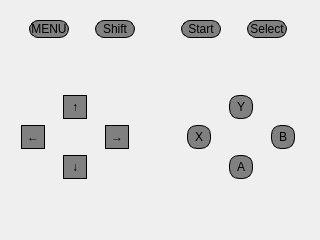
<?xml version="1.0" encoding="UTF-8"?>
<ui version="4.0">
 <class>MainWindow</class>
 <widget class="QMainWindow" name="MainWindow">
  <property name="geometry">
   <rect>
    <x>0</x>
    <y>0</y>
    <width>320</width>
    <height>240</height>
   </rect>
  </property>
  <property name="sizePolicy">
   <sizepolicy hsizetype="Fixed" vsizetype="Fixed">
    <horstretch>0</horstretch>
    <verstretch>0</verstretch>
   </sizepolicy>
  </property>
  <property name="minimumSize">
   <size>
    <width>320</width>
    <height>240</height>
   </size>
  </property>
  <property name="maximumSize">
   <size>
    <width>320</width>
    <height>240</height>
   </size>
  </property>
  <property name="focusPolicy">
   <enum>Qt::StrongFocus</enum>
  </property>
  <property name="windowTitle">
   <string>MainWindow</string>
  </property>
  <widget class="QWidget" name="centralwidget">
   <layout class="QVBoxLayout" name="verticalLayout">
    <item>
     <layout class="QHBoxLayout" name="menuLayout">
      <item>
       <widget class="QPushButton" name="pbMenu">
        <property name="sizePolicy">
         <sizepolicy hsizetype="Fixed" vsizetype="Fixed">
          <horstretch>0</horstretch>
          <verstretch>0</verstretch>
         </sizepolicy>
        </property>
        <property name="minimumSize">
         <size>
          <width>0</width>
          <height>18</height>
         </size>
        </property>
        <property name="maximumSize">
         <size>
          <width>40</width>
          <height>18</height>
         </size>
        </property>
        <property name="styleSheet">
         <string notr="true">QPushButton {
    background-color: grey;
    border-style: outset;
    border-width: 1px;
    border-radius: 9px;
    border-color: black;
    padding: 1px;
}
QPushButton:checked {
	background-color: rgb(58, 58, 58);
}
</string>
        </property>
        <property name="text">
         <string>MENU</string>
        </property>
        <property name="checkable">
         <bool>true</bool>
        </property>
       </widget>
      </item>
      <item>
       <widget class="QPushButton" name="pbShift">
        <property name="sizePolicy">
         <sizepolicy hsizetype="Fixed" vsizetype="Fixed">
          <horstretch>0</horstretch>
          <verstretch>0</verstretch>
         </sizepolicy>
        </property>
        <property name="minimumSize">
         <size>
          <width>0</width>
          <height>18</height>
         </size>
        </property>
        <property name="maximumSize">
         <size>
          <width>40</width>
          <height>18</height>
         </size>
        </property>
        <property name="styleSheet">
         <string notr="true">QPushButton {
    background-color: grey;
    border-style: outset;
    border-width: 1px;
    border-radius: 9px;
    border-color: black;
    padding: 1px;
}
QPushButton:checked {
	background-color: rgb(58, 58, 58);
}
</string>
        </property>
        <property name="text">
         <string>Shift</string>
        </property>
        <property name="checkable">
         <bool>true</bool>
        </property>
       </widget>
      </item>
      <item>
       <spacer name="horizontalSpacer_3">
        <property name="orientation">
         <enum>Qt::Horizontal</enum>
        </property>
        <property name="sizeType">
         <enum>QSizePolicy::Fixed</enum>
        </property>
        <property name="sizeHint" stdset="0">
         <size>
          <width>20</width>
          <height>20</height>
         </size>
        </property>
       </spacer>
      </item>
      <item>
       <widget class="QPushButton" name="pbStart">
        <property name="sizePolicy">
         <sizepolicy hsizetype="Fixed" vsizetype="Fixed">
          <horstretch>0</horstretch>
          <verstretch>0</verstretch>
         </sizepolicy>
        </property>
        <property name="minimumSize">
         <size>
          <width>0</width>
          <height>18</height>
         </size>
        </property>
        <property name="maximumSize">
         <size>
          <width>40</width>
          <height>18</height>
         </size>
        </property>
        <property name="styleSheet">
         <string notr="true">QPushButton {
    background-color: grey;
    border-style: outset;
    border-width: 1px;
    border-radius: 9px;
    border-color: black;
    padding: 1px;
}
QPushButton:checked {
	background-color: rgb(58, 58, 58);
}
</string>
        </property>
        <property name="text">
         <string>Start</string>
        </property>
        <property name="checkable">
         <bool>true</bool>
        </property>
       </widget>
      </item>
      <item>
       <widget class="QPushButton" name="pbSelect">
        <property name="sizePolicy">
         <sizepolicy hsizetype="Fixed" vsizetype="Fixed">
          <horstretch>0</horstretch>
          <verstretch>0</verstretch>
         </sizepolicy>
        </property>
        <property name="minimumSize">
         <size>
          <width>0</width>
          <height>18</height>
         </size>
        </property>
        <property name="maximumSize">
         <size>
          <width>40</width>
          <height>18</height>
         </size>
        </property>
        <property name="styleSheet">
         <string notr="true">QPushButton {
    background-color: grey;
    border-style: outset;
    border-width: 1px;
    border-radius: 9px;
    border-color: black;
    padding: 1px;
}
QPushButton:checked {
	background-color: rgb(58, 58, 58);
}
</string>
        </property>
        <property name="text">
         <string>Select</string>
        </property>
        <property name="checkable">
         <bool>true</bool>
        </property>
       </widget>
      </item>
     </layout>
    </item>
    <item>
     <layout class="QGridLayout" name="padLayout">
      <item row="2" column="6">
       <widget class="QPushButton" name="pbB">
        <property name="sizePolicy">
         <sizepolicy hsizetype="Fixed" vsizetype="Fixed">
          <horstretch>0</horstretch>
          <verstretch>0</verstretch>
         </sizepolicy>
        </property>
        <property name="minimumSize">
         <size>
          <width>22</width>
          <height>24</height>
         </size>
        </property>
        <property name="maximumSize">
         <size>
          <width>24</width>
          <height>24</height>
         </size>
        </property>
        <property name="styleSheet">
         <string notr="true">QPushButton {
    background-color: grey;
    border-style: outset;
    border-width: 1px;
    border-radius: 10px;
    border-color: black;
    min-width: 1.5em;
    padding:4 px;
}
QPushButton:checked {
	background-color: rgb(58, 58, 58);
}</string>
        </property>
        <property name="text">
         <string>B</string>
        </property>
        <property name="checkable">
         <bool>true</bool>
        </property>
       </widget>
      </item>
      <item row="2" column="2">
       <widget class="QPushButton" name="pbRight">
        <property name="sizePolicy">
         <sizepolicy hsizetype="Fixed" vsizetype="Fixed">
          <horstretch>0</horstretch>
          <verstretch>0</verstretch>
         </sizepolicy>
        </property>
        <property name="minimumSize">
         <size>
          <width>24</width>
          <height>24</height>
         </size>
        </property>
        <property name="maximumSize">
         <size>
          <width>24</width>
          <height>24</height>
         </size>
        </property>
        <property name="styleSheet">
         <string notr="true">QPushButton {
    background-color: grey;
	border-color: black;
   border-style: outset;
   border-width: 1px;
}
QPushButton:checked {
	background-color: rgb(58, 58, 58);
}
</string>
        </property>
        <property name="text">
         <string>→</string>
        </property>
        <property name="checkable">
         <bool>true</bool>
        </property>
       </widget>
      </item>
      <item row="3" column="1">
       <widget class="QPushButton" name="pbDown">
        <property name="sizePolicy">
         <sizepolicy hsizetype="Fixed" vsizetype="Fixed">
          <horstretch>0</horstretch>
          <verstretch>0</verstretch>
         </sizepolicy>
        </property>
        <property name="minimumSize">
         <size>
          <width>24</width>
          <height>24</height>
         </size>
        </property>
        <property name="maximumSize">
         <size>
          <width>24</width>
          <height>24</height>
         </size>
        </property>
        <property name="styleSheet">
         <string notr="true">QPushButton {
    background-color: grey;
	border-color: black;
   border-style: outset;
   border-width: 1px;
}
QPushButton:checked {
	background-color: rgb(58, 58, 58);
}
</string>
        </property>
        <property name="text">
         <string>↓</string>
        </property>
        <property name="checkable">
         <bool>true</bool>
        </property>
       </widget>
      </item>
      <item row="3" column="5">
       <widget class="QPushButton" name="pbA">
        <property name="sizePolicy">
         <sizepolicy hsizetype="Fixed" vsizetype="Fixed">
          <horstretch>0</horstretch>
          <verstretch>0</verstretch>
         </sizepolicy>
        </property>
        <property name="minimumSize">
         <size>
          <width>22</width>
          <height>24</height>
         </size>
        </property>
        <property name="maximumSize">
         <size>
          <width>24</width>
          <height>24</height>
         </size>
        </property>
        <property name="styleSheet">
         <string notr="true">QPushButton {
    background-color: grey;
    border-style: outset;
    border-width: 1px;
    border-radius: 10px;
    border-color: black;
    min-width: 1.5em;
    padding:4 px;
}
QPushButton:checked {
	background-color: rgb(58, 58, 58);
}</string>
        </property>
        <property name="text">
         <string>A</string>
        </property>
        <property name="checkable">
         <bool>true</bool>
        </property>
       </widget>
      </item>
      <item row="1" column="1">
       <widget class="QPushButton" name="pbUp">
        <property name="sizePolicy">
         <sizepolicy hsizetype="Fixed" vsizetype="Fixed">
          <horstretch>0</horstretch>
          <verstretch>0</verstretch>
         </sizepolicy>
        </property>
        <property name="minimumSize">
         <size>
          <width>24</width>
          <height>24</height>
         </size>
        </property>
        <property name="maximumSize">
         <size>
          <width>24</width>
          <height>24</height>
         </size>
        </property>
        <property name="styleSheet">
         <string notr="true">QPushButton {
    background-color: grey;
	border-color: black;
   border-style: outset;
   border-width: 1px;
}
QPushButton:checked {
	background-color: rgb(58, 58, 58);
}
</string>
        </property>
        <property name="text">
         <string>↑</string>
        </property>
        <property name="checkable">
         <bool>true</bool>
        </property>
        <property name="checked">
         <bool>false</bool>
        </property>
       </widget>
      </item>
      <item row="1" column="5">
       <widget class="QPushButton" name="pbY">
        <property name="sizePolicy">
         <sizepolicy hsizetype="Fixed" vsizetype="Fixed">
          <horstretch>0</horstretch>
          <verstretch>0</verstretch>
         </sizepolicy>
        </property>
        <property name="minimumSize">
         <size>
          <width>22</width>
          <height>24</height>
         </size>
        </property>
        <property name="maximumSize">
         <size>
          <width>24</width>
          <height>24</height>
         </size>
        </property>
        <property name="styleSheet">
         <string notr="true">QPushButton {
    background-color: grey;
    border-style: outset;
    border-width: 1px;
    border-radius: 10px;
    border-color: black;
    min-width: 1.5em;
    padding:4 px;
}
QPushButton:checked {
	background-color: rgb(58, 58, 58);
}</string>
        </property>
        <property name="text">
         <string>Y</string>
        </property>
        <property name="checkable">
         <bool>true</bool>
        </property>
       </widget>
      </item>
      <item row="3" column="3">
       <spacer name="horizontalSpacer">
        <property name="orientation">
         <enum>Qt::Horizontal</enum>
        </property>
        <property name="sizeType">
         <enum>QSizePolicy::Fixed</enum>
        </property>
        <property name="sizeHint" stdset="0">
         <size>
          <width>40</width>
          <height>20</height>
         </size>
        </property>
       </spacer>
      </item>
      <item row="0" column="3">
       <spacer name="verticalSpacer_2">
        <property name="orientation">
         <enum>Qt::Vertical</enum>
        </property>
        <property name="sizeType">
         <enum>QSizePolicy::Fixed</enum>
        </property>
        <property name="sizeHint" stdset="0">
         <size>
          <width>20</width>
          <height>40</height>
         </size>
        </property>
       </spacer>
      </item>
      <item row="2" column="0">
       <widget class="QPushButton" name="pbLeft">
        <property name="sizePolicy">
         <sizepolicy hsizetype="Fixed" vsizetype="Fixed">
          <horstretch>0</horstretch>
          <verstretch>0</verstretch>
         </sizepolicy>
        </property>
        <property name="minimumSize">
         <size>
          <width>24</width>
          <height>24</height>
         </size>
        </property>
        <property name="maximumSize">
         <size>
          <width>24</width>
          <height>24</height>
         </size>
        </property>
        <property name="styleSheet">
         <string notr="true">QPushButton {
    background-color: grey;
	border-color: black;
   border-style: outset;
   border-width: 1px;
}
QPushButton:checked {
	background-color: rgb(58, 58, 58);
}
</string>
        </property>
        <property name="text">
         <string>←</string>
        </property>
        <property name="checkable">
         <bool>true</bool>
        </property>
       </widget>
      </item>
      <item row="2" column="4">
       <widget class="QPushButton" name="pbX">
        <property name="sizePolicy">
         <sizepolicy hsizetype="Fixed" vsizetype="Fixed">
          <horstretch>0</horstretch>
          <verstretch>0</verstretch>
         </sizepolicy>
        </property>
        <property name="minimumSize">
         <size>
          <width>22</width>
          <height>24</height>
         </size>
        </property>
        <property name="maximumSize">
         <size>
          <width>24</width>
          <height>24</height>
         </size>
        </property>
        <property name="styleSheet">
         <string notr="true">QPushButton {
    background-color: grey;
    border-style: outset;
    border-width: 1px;
    border-radius: 10px;
    border-color: black;
    min-width: 1.5em;
    padding:4 px;
}
QPushButton:checked {
	background-color: rgb(58, 58, 58);
}</string>
        </property>
        <property name="text">
         <string>X</string>
        </property>
        <property name="checkable">
         <bool>true</bool>
        </property>
       </widget>
      </item>
      <item row="4" column="3">
       <spacer name="verticalSpacer">
        <property name="orientation">
         <enum>Qt::Vertical</enum>
        </property>
        <property name="sizeType">
         <enum>QSizePolicy::Fixed</enum>
        </property>
        <property name="sizeHint" stdset="0">
         <size>
          <width>20</width>
          <height>40</height>
         </size>
        </property>
       </spacer>
      </item>
     </layout>
    </item>
   </layout>
  </widget>
 </widget>
 <resources/>
 <connections/>
</ui>
